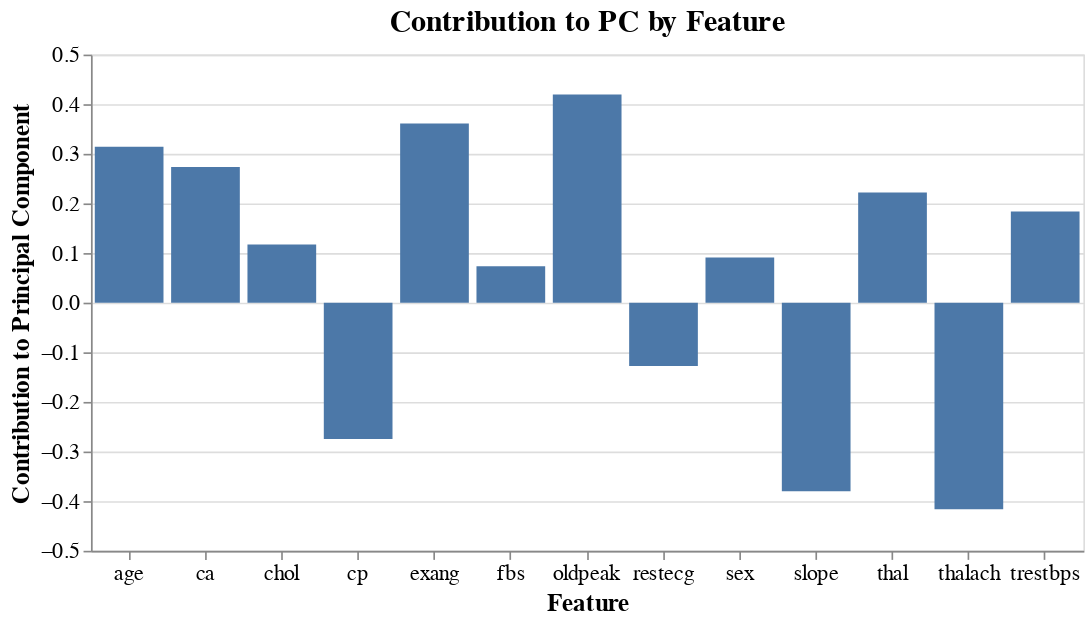

The cell this chart's notebook holds for it:
### Code cell
# contribution of each feature for PC1
plot_pc(list(kaggle_df.drop('target', axis = 1).columns), vt, 0)

### Figure 1 — Vega-Lite specification as saved in the notebook (floating-point values rounded to 4 significant figures)
{"config": {"view": {"continuousWidth": 400, "continuousHeight": 300}, "axis": {"labelFontSize": 13, "titleFontSize": 15}, "axisX": {"labelAngle": 0}, "title": {"fontSize": 18}}, "data": {"name": "data-a3c2c244e7f5914b27a9e7c53beb3136"}, "mark": "bar", "encoding": {"x": {"type": "nominal", "field": "Feature"}, "y": {"type": "quantitative", "field": "Contribution to Principal Component"}}, "title": "Contribution to PC by Feature", "width": 600, "$schema": "https://vega.github.io/schema/vega-lite/v4.8.1.json", "datasets": {"data-a3c2c244e7f5914b27a9e7c53beb3136": [{"Contribution to Principal Component": 0.3142, "Feature": "age"}, {"Contribution to Principal Component": 0.09084, "Feature": "sex"}, {"Contribution to Principal Component": -0.2746, "Feature": "cp"}, {"Contribution to Principal Component": 0.1839, "Feature": "trestbps"}, {"Contribution to Principal Component": 0.1174, "Feature": "chol"}, {"Contribution to Principal Component": 0.07364, "Feature": "fbs"}, {"Contribution to Principal Component": -0.1277, "Feature": "restecg"}, {"Contribution to Principal Component": -0.4165, "Feature": "thalach"}, {"Contribution to Principal Component": 0.3613, "Feature": "exang"}, {"Contribution to Principal Component": 0.4196, "Feature": "oldpeak"}, {"Contribution to Principal Component": -0.3798, "Feature": "slope"}, {"Contribution to Principal Component": 0.2733, "Feature": "ca"}, {"Contribution to Principal Component": 0.222, "Feature": "thal"}]}}
